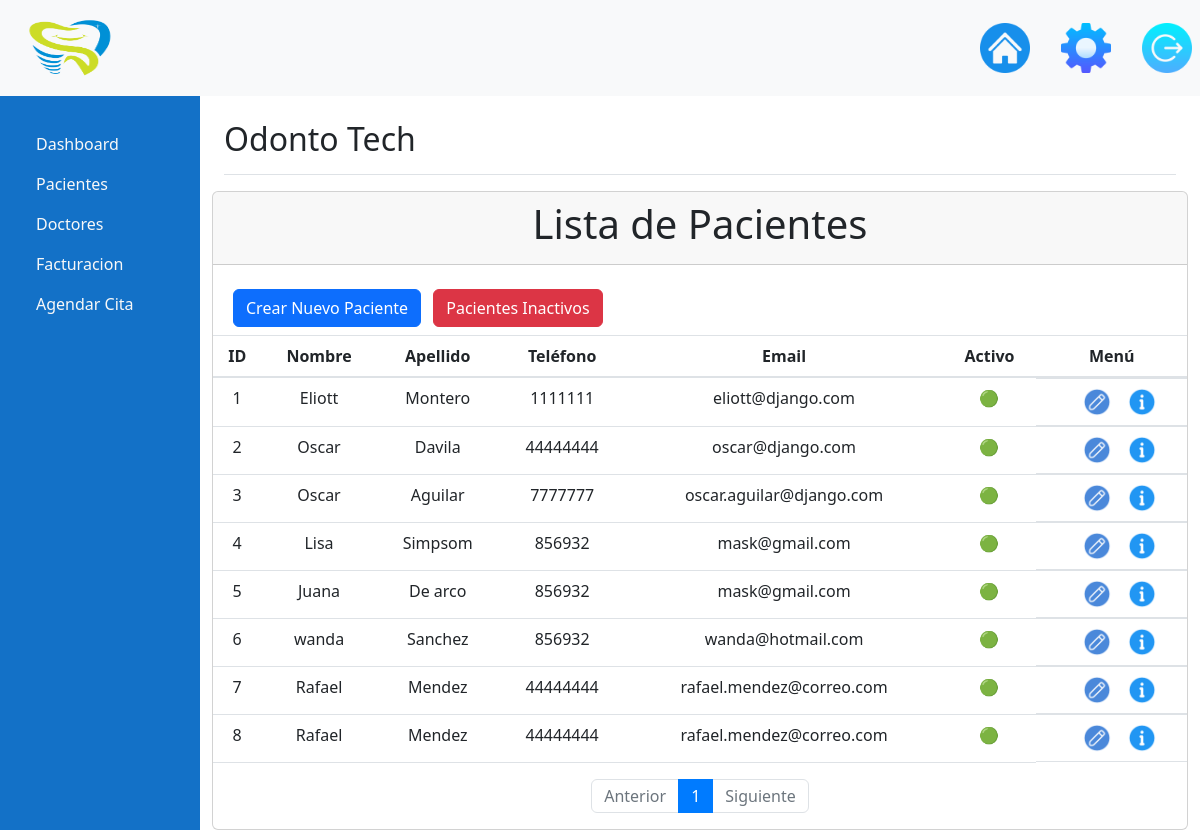
/Pacientes/details/ (signed in), run on an earlier commit of the app's database.
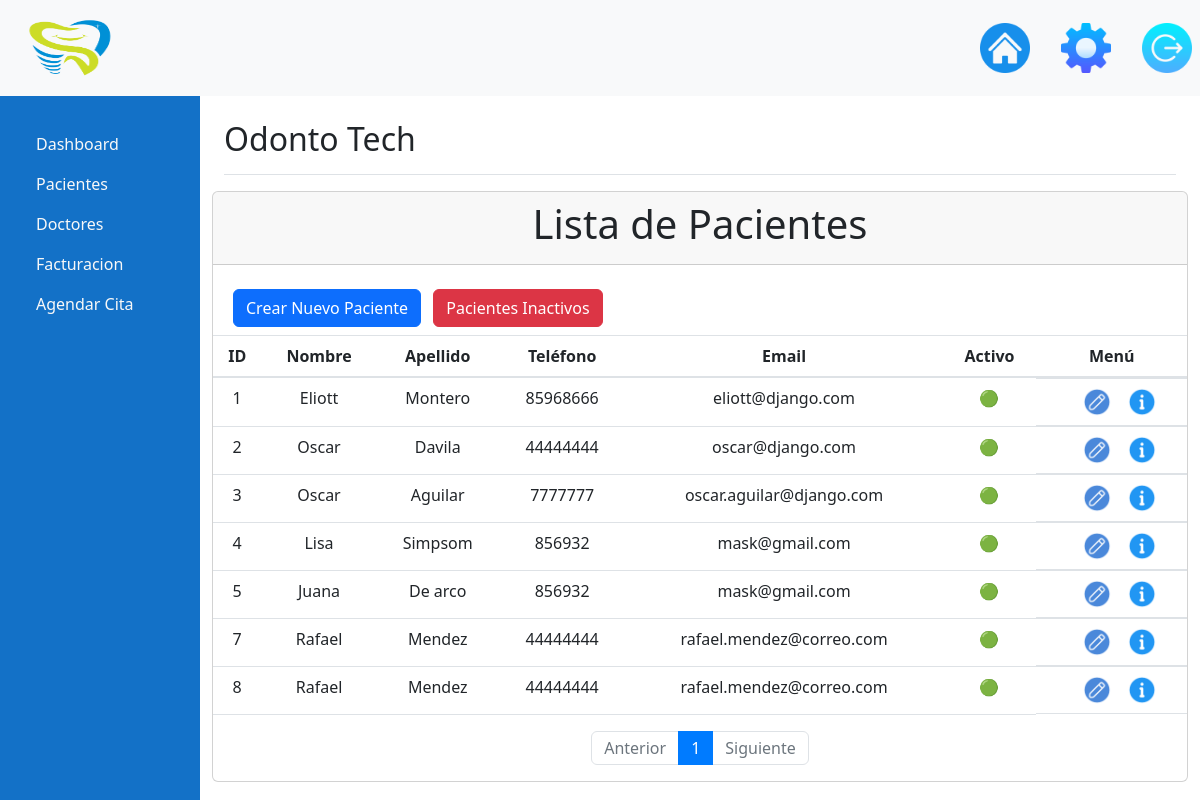
And on a later commit of the database.
### Pacientes/models.py (models this page shows, shortened)
class Pacientes(models.Model):
    id = models.AutoField(primary_key=True)
    PacientesNombre = models.CharField(max_length=100, null=False, blank=False, verbose_name="Nombre")
    PacientesApellido = models.CharField(max_length=100, null=False, blank=False, verbose_name="Apellidos")
    PacientesDireccion = models.CharField(max_length=100, null=False, blank=False, verbose_name="Dirección")
    PacientesTelefono = models.CharField(max_length=10, null=False, blank=False, verbose_name="Teléfono")
    PacientesEmail = models.CharField(max_length=100, null=False, blank=False, verbose_name="Email")
    PacientesEmailNormalizado = models.CharField(max_length=100, null=False, blank=False, verbose_name="Email Normalizado")
    PacientesActivo = models.BooleanField(default=True, verbose_name="Activo")
    class Meta:
        verbose_name_plural = "Pacientes"

### Pacientes/views.py (the view)
# urls.py: path('details/', views.pacientes, name='Pacientes'),
def pacientes(request):
    pacientes = Pacientes.objects.filter(PacientesActivo=True)
    paginator = Paginator(pacientes, 10)
    page_number = request.GET.get('page')
    page_obj = paginator.get_page(page_number)
    context = {
        'page_obj': page_obj
    }
    return render(request, 'pacientes.html', context)

### templates/pacientes.html
{% extends 'base.html' %}
{% block content %}
    <div class="card row">
        <div class="card-header">
            <h1 class="text-center">Lista de Pacientes</h1>
        </div>
        <div class="row pt-4 pb-2">
            <div class="col-6 ml-2">
                <a href="{% url 'insertar_paciente' %}" class="btn btn-primary me-2">Crear Nuevo Paciente</a>
                <a href="{% url 'pacientes_inactivos' %}" class="btn btn-danger me-2">Pacientes Inactivos</a>
            </div>
        </div>
        <table class="table">
            <thead>
                <tr>
                    <th scope="col">ID</th>
                    <th scope="col">Nombre</th>
                    <th scope="col">Apellido</th>
                    <th scope="col">Teléfono</th>
                    <th scope="col">Email</th>
                    <th scope="col">Activo</th>
                    <th scope="col">Menú</th>
                </tr>
            </thead>
            <tbody>
                {% for p in page_obj %}
                    <tr>
                        <td>{{ p.id }}</td>
                        <td>{{ p.PacientesNombre }}</td>
                        <td>{{ p.PacientesApellido }}</td>
                        <td>{{ p.PacientesTelefono }}</td>
                        <td>{{ p.PacientesEmail }}</td>
                        <td>{% if p.PacientesActivo %}🟢{% else %}🔴{% endif %}</td>
                        <td class="edit_menu">
                            <a href="{% url 'edit' p.id %}"><img class="icon-edit" src="/media/Logo/Icons/edit.png" alt="Editar"></a>
                            <a href="{% url 'information' p.id %}"><img class="icon-edit" src="/media/Logo/Icons/information.png" alt="Información"></a>
                        </td>
                    </tr>
                {% endfor %}
            </tbody>
        </table>
        <nav aria-label="Page navigation">
            <ul class="pagination justify-content-center">
                {% if page_obj.has_previous %}
                    <li class="page-item">
                        <a class="page-link" href="?page={{ page_obj.previous_page_number }}">Anterior</a>
                    </li>
                {% else %}
                    <li class="page-item disabled">
                        <span class="page-link">Anterior</span>
                    </li>
                {% endif %}
                {% for num in page_obj.paginator.page_range %}
                    {% if page_obj.number == num %}
                        <li class="page-item active">
                            <span class="page-link">{{ num }}</span>
                        </li>
                    {% else %}
                        <li class="page-item">
                            <a class="page-link" href="?page={{ num }}">{{ num }}</a>
                        </li>
                    {% endif %}
                {% endfor %}
                {% if page_obj.has_next %}
                    <li class="page-item">
                        <a class="page-link" href="?page={{ page_obj.next_page_number }}">Siguiente</a>
                    </li>
                {% else %}
                    <li class="page-item disabled">
                        <span class="page-link">Siguiente</span>
                    </li>
                {% endif %}
            </ul>
        </nav>
    </div>
{% endblock %}

What changed in the data, as far as the page shows it:
removed Pacientes: id "6", PacientesNombre "wanda", PacientesApellido "Sanchez", PacientesTelefono "856932", PacientesEmail "wanda@hotmail.com"
changed Pacientes "Eliott": PacientesTelefono "1111111" → "85968666"
